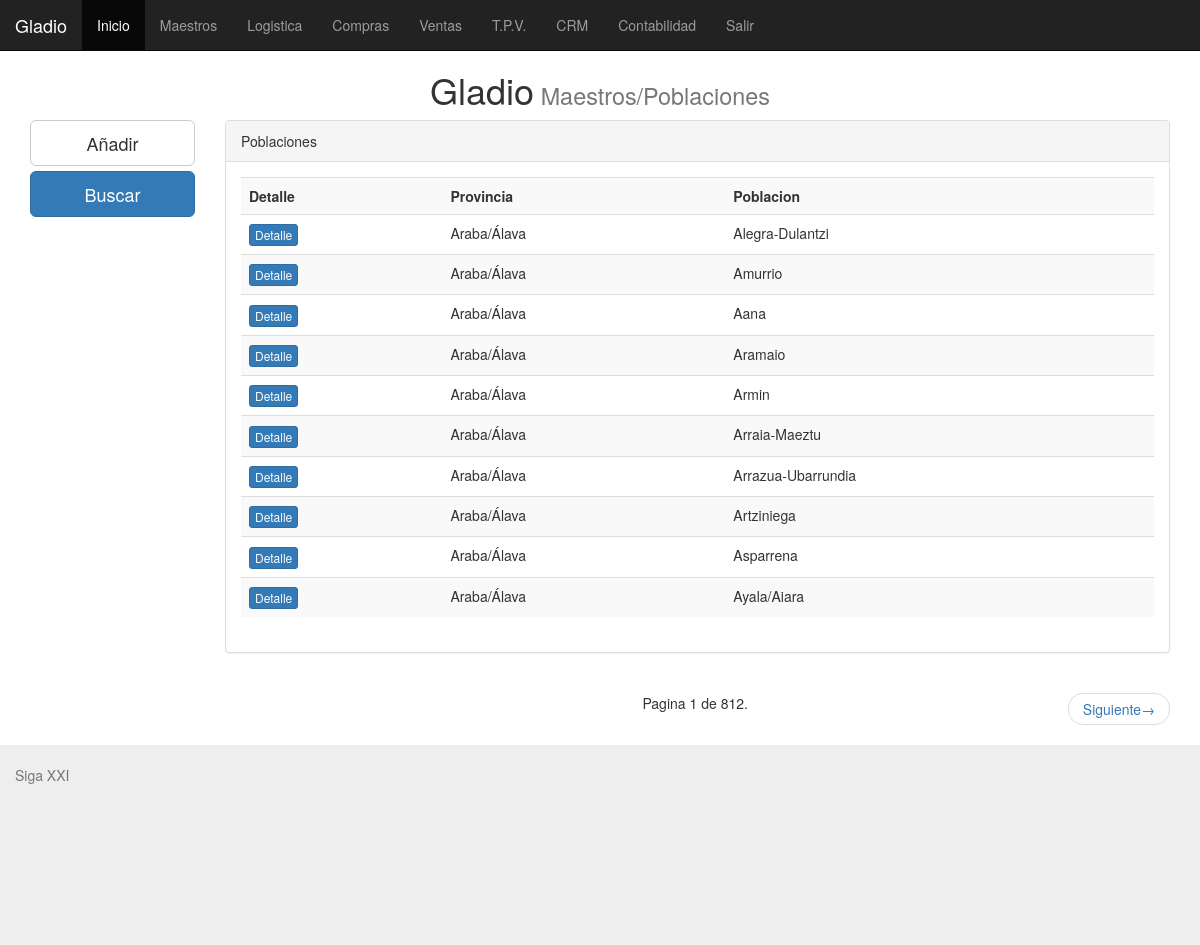
/poblacion/, run on the app's committed database.
### pugio/models.py (models this page shows, shortened)
class poblacion(models.Model):
   provincia = models.ForeignKey(provincia, default=None, null=True, blank=True)
   poblacion = models.CharField(max_length=125)
   class Meta:
		verbose_name_plural = "Poblaciones"

class provincia(models.Model):
	numero = models.PositiveIntegerField(null=False, blank=False)
	provincia = models.CharField(max_length=50)
	class Meta:
		verbose_name_plural = "Provincias"
	def __unicode__(self):
		return self.provincia

### pugio/views.py (the view)
# urls.py: url(r'^poblacion/',ListaPoblacion.as_view(), name = 'ListaPoblacion'),
class ListaPoblacion(ListView):
	queryset = poblacion.objects.order_by('provincia')
	context_objects_name = 'poblacion'
	paginate_by = 10

### templates/pugio/poblacion_list.html (shortened to what this page needs)
{% extends "base.html" %}
{%   load   staticfiles   %}
{% block titulo %} Maestros/Poblaciones {% endblock %}
{% block content %}
<row>
	<div class="col-md-2">
		<a href="#" class="btn btn-default btn-lg btn-block">Añadir</a>
		<a href="#" class="btn btn-primary btn-lg btn-block">Buscar</a>
		<br /><br /><br />
    </div>
    <div class="col-md-10" >
			<div class="panel panel-default">
			<div class="panel-heading">Poblaciones</div>
			<div class ="panel-body">
				{% if object_list %}
				<div class="table-responsive">
				<table class="table table-striped">
					<th>Detalle</th>
					<th>Provincia</th>
					<th>Poblacion</th>
					{% for poblacion in object_list %}
						<tr>
							<td><a href="#" class="btn btn-primary btn-xs">Detalle</a></td>
							<td>{{ poblacion.provincia.provincia}}</td>
							<td>{{ poblacion.poblacion }}</td>
					{% endfor %}
				  </table>
				</div>
		    {% else %}
        	<p class="text-warning">No hay poblaciones registradas.</p>
        {% endif %}
			</div>
		</div>
    </div>
</row>
<row>
	<div class="col-md-9 col-md-offset-3">
		<nav>
			<ul class="pager">
				<li> Pagina {{ page_obj.number }} de {{ paginator.num_pages }}.</li>
				{% if page_obj.has_next %}
				<li class="next"><a href="?page={{ page_obj.next_page_number }}">Siguiente<spam aria-hideen="true">&rarr;</spam></a></li>
				{%endif%}
			</ul>
		</nav>
	</div>
</row>
{% endblock %}

### data on the page
poblacion: provincia.provincia "Araba/Álava", poblacion "Alegra-Dulantzi"
poblacion: provincia.provincia "Araba/Álava", poblacion "Amurrio"
poblacion: provincia.provincia "Araba/Álava", poblacion "Aana"
poblacion: provincia.provincia "Araba/Álava", poblacion "Aramaio"
poblacion: provincia.provincia "Araba/Álava", poblacion "Armin"
poblacion: provincia.provincia "Araba/Álava", poblacion "Arraia-Maeztu"
poblacion: provincia.provincia "Araba/Álava", poblacion "Arrazua-Ubarrundia"
poblacion: provincia.provincia "Araba/Álava", poblacion "Artziniega"
poblacion: provincia.provincia "Araba/Álava", poblacion "Asparrena"
poblacion: provincia.provincia "Araba/Álava", poblacion "Ayala/Aiara"

### other printed values
{{ page_obj.number }} "1"
{{ paginator.num_pages }} "812"
